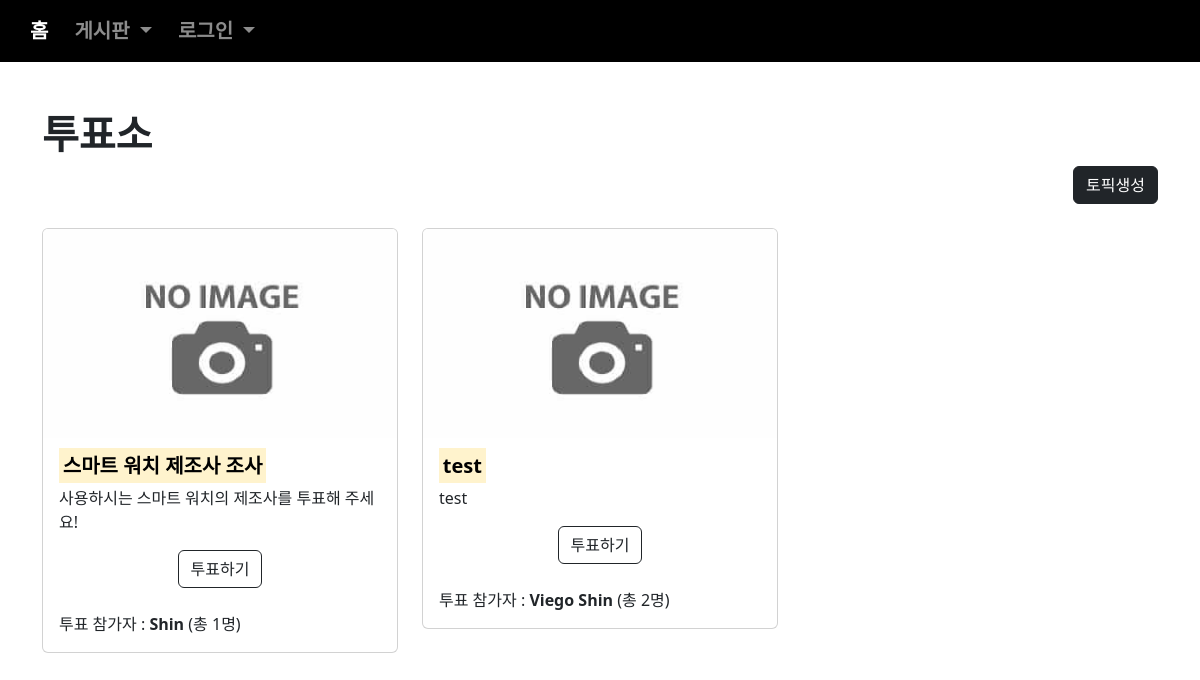
Page /vote/index/ on the committed database.
### vote/models.py (models this page shows, shortened)
class Topic(models.Model):
    subject = models.CharField(max_length=100)
    maker = models.ForeignKey(User, on_delete=models.CASCADE, related_name="maker")
    content = models.TextField()
    voter = models.ManyToManyField(User, blank=True, related_name="voter")

### acc/models.py (models this page shows)
class User(AbstractUser):
    comment = models.TextField(blank=True)
    age = models.IntegerField(default=0)
    point = models.IntegerField(default=0)
    pic = models.ImageField(upload_to="user/%y")
    def getpic(self):
        if self.pic:
            return self.pic.url
        return "/media/noimage.png"

### vote/views.py (the view)
# urls.py: path('index/', views.index, name="index"),
def index(request):
    t = Topic.objects.all()
    context = {
        "tset" : t
    }
    return render(request, "vote/index.html", context)

### templates/vote/index.html (shortened to what this page needs)
{% extends 'base.html' %}
{% block con %}
<h1><b>투표소</b></h1>
<div class="text-end">
    <a href="{% url 'vote:create' %}" class="btn btn-dark">토픽생성</a>
</div>
<div class="row">
    {% for i in tset %}
        <div class="col-sm-4 mt-4">
            <div class="card">
                <img src="{{ i.maker.getpic }}" width="100%" class="card-img-top" alt="...">
                <div class="card-body">
                    <h5 class="card-title"><b><mark>{{ i.subject }}</mark></b></h5>
                    <p class="card-text">{{ i.content|truncatewords:8 }}</p>
                    {% if user in i.voter.all %}
                        <div class="text-center">
                            <a href="{% url 'vote:detail' i.id %}" class="btn btn-outline-dark">결과보기</a>
                        {% if i.maker == user %}
                            <a href="{% url 'vote:update' i.id %}" class="btn btn-outline-primary">수정</a>
                            <button type="button" class="btn btn-outline-danger" data-bs-toggle="modal" data-bs-target="#e{{ forloop.counter }}">
                                삭제
                            </button>
                        {% endif %}
                        </div>
                    {% else %}
                        <div class="text-center">
                            <a href="{% url 'vote:detail' i.id %}" class="btn btn-outline-dark">투표하기</a>
                        </div>
                    {% endif %}
                    <div class="mt-4">
                        투표 참가자 :
                        {% for i in i.voter.all %}
                            <b>{{ i }}</b>
                        {% endfor %}
                        (총 {{ i.voter.count }}명)
                    </div>
                </div>
            </div>
        </div>
    {% endfor %}
</div>
{% endblock %}

### rows in the picture
Topic: subject "스마트 워치 제조사 조사", content "사용하시는 스마트 워치의 제조사를 투표해 주세요!", shows "투표하기", voter.count "1"
User: username "Shin"
Topic: subject "test", content "test", shows "투표하기", voter.count "2"
User: username "Viego"
